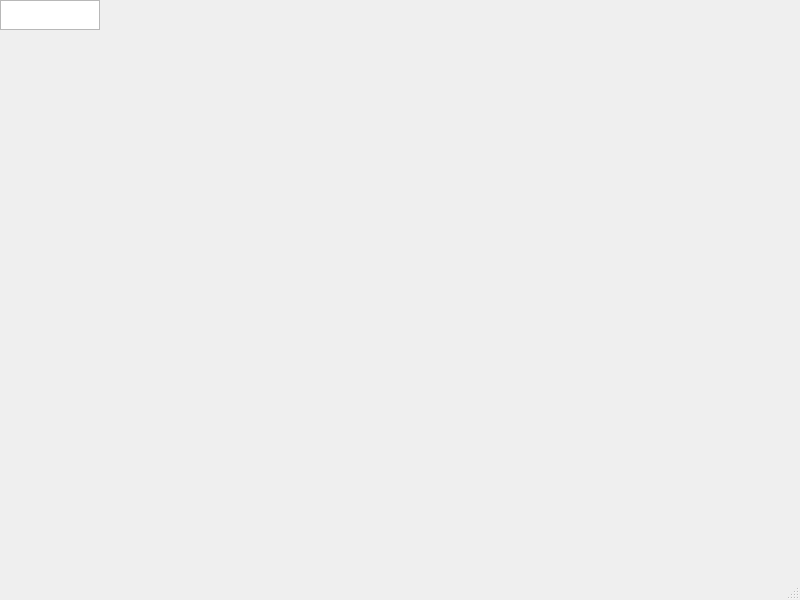
<?xml version="1.0" encoding="UTF-8"?>
<ui version="4.0">
 <class>AccountsWindow</class>
 <widget class="QMainWindow" name="AccountsWindow">
  <property name="geometry">
   <rect>
    <x>0</x>
    <y>0</y>
    <width>800</width>
    <height>600</height>
   </rect>
  </property>
  <property name="windowTitle">
   <string>Finances (Accounts)</string>
  </property>
  <widget class="QTableView" name="table"/>
  <widget class="QMenuBar" name="menubar">
   <property name="geometry">
    <rect>
     <x>0</x>
     <y>0</y>
     <width>800</width>
     <height>22</height>
    </rect>
   </property>
  </widget>
  <widget class="QStatusBar" name="statusbar"/>
 </widget>
 <resources/>
 <connections/>
</ui>
